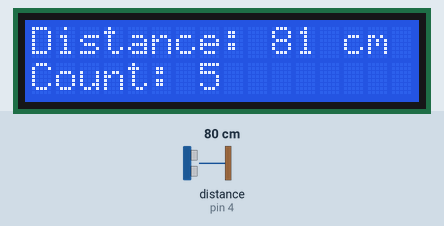
A sketch run on a simulated Arduino Uno, built with avr-gcc and run on an emulated ATmega328P. Shown: 16×2 character LCD. Inputs (shaded band) come from the test bench; at power-on: distance to the obstacle (sensor on pin 4) 80 cm. The echo pulse lasts 58.3 µs per cm; no radio packets arrive unless stated.

Above: at 1.2 s.
1.3 s: distance to the obstacle (sensor on pin 4) set to 2 cm
At 1.5 s:
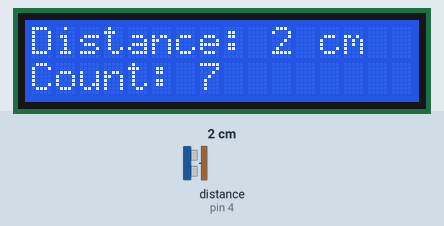
2.9 s: distance to the obstacle (sensor on pin 4) set to 4 cm
At 3.15 s:
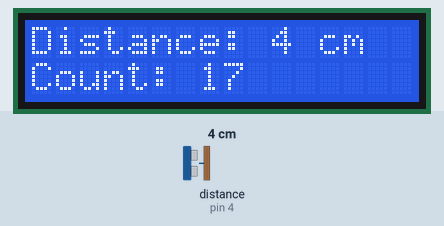
4.5 s: distance to the obstacle (sensor on pin 4) set to 9 cm
At 4.81 s:
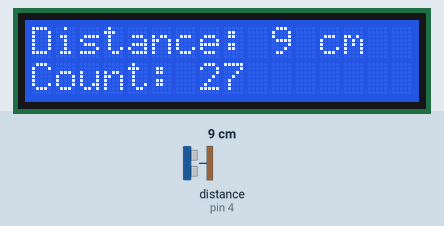

The sketch:

Tx_ping.ino
```cpp
// ask_transmitter.pde
// -*- mode: C++ -*-
// Simple example of how to use RadioHead to transmit messages
// with a simple ASK transmitter in a very simple way.
// Implements a simplex (one-way) transmitter with an TX-C1 module

#include <RH_ASK.h>
#include <SPI.h> // Not actually used but needed to compile
#include <LiquidCrystal.h>
#include <NewPing.h>

#define TRIG_PIN  3  // Arduino pin tied to trigger pin on the ultrasonic sensor.
#define ECHO_PIN  4  // Arduino pin tied to echo pin on the ultrasonic sensor.
#define MAX_DIST 200 // Maximum distance we want to ping for (in centimeters). Maximum sensor distance is rated at 400-500cm.

NewPing myPing(TRIG_PIN,ECHO_PIN,MAX_DIST);
RH_ASK driver(2000,20,7);
LiquidCrystal lcd(5,6,10,11,12,13);

long duration;
int distanceCm, distanceInch;
String cm_string;
String count_string;
int a;

struct dataStruct{
  int distance;
  unsigned long counter;
}myData;

byte tx_buf[sizeof(myData)] = {0};

void setup()
{
    lcd.begin(16,2);
    Serial.begin(9600);    // Debugging only
    if (!driver.init())
         Serial.println("init failed");


}

void loop()
{
  delay(100);
  a = myPing.ping_cm();
  myData.distance = a;
  memcpy(tx_buf, &myData, sizeof(myData) );
  byte zize=sizeof(myData);
  driver.send((uint8_t *)tx_buf, zize);

 // driver.send((uint8_t *)msg, strlen(msg));
  driver.waitPacketSent();
  cm_string = "Distance: " + String(a) + " cm    ";
  count_string = "Count: " + String(myData.counter);
  lcd.setCursor(0,0);
  lcd.print(cm_string);
  lcd.setCursor(0,2);
  lcd.print(count_string);

  myData.counter++;
}
```
